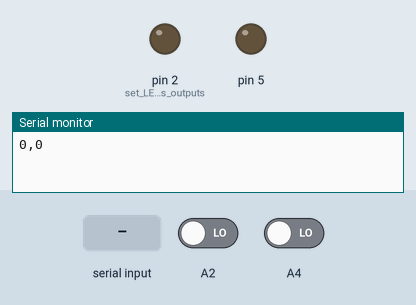
This sketch was run on a simulated Arduino Uno, built with avr-gcc and run on an emulated ATmega328P. Parts: output pins drawn as LEDs (lit = HIGH), the last lines printed to the serial monitor. The test bench sets the inputs (shaded band); at power-on: A2 LOW, A4 LOW.

Above: at 1.2 s.
1.3 s: "90,45\n" received over Serial
At 1.7 s:
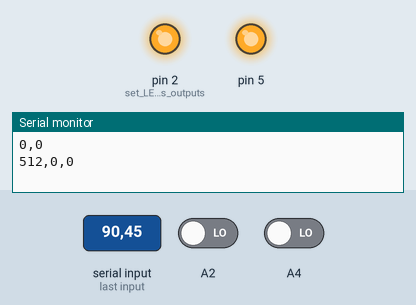
Timing chart, 0 to 4.3 s (numbered marks = the images above; inputs shaded):
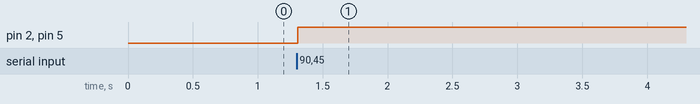

The sketch:

April_13.ino
```cpp
/*
Intro to IM
Arduino Assignment 4_Grow Your Plant
This is a game where you can push switches on the arduino to control the movement of the pot to catch raindrops or an insect.

If the flower catches raindrops, the flower will grow and the green light will turn on.
If the flower encounters an insect, the height of the flower will decrease and the red light will turn on.

THe brightness of the flower will be determined by the photosensor of the arduino board. The brighter light the sensor captures, the brighter the screen will be.

* If the height of the flower becomes negligible, you die!*
* If the height of the flower is over 200, you win!*

Written by Nakyeong Ahn
April 15, 2021
*/

int lose=0; //variable for lights
int gain=0;

void setup() {
  // put your setup code here, to run once:
  Serial.begin(9600);
  Serial.println("0,0");
  pinMode(2,OUTPUT); //set LED lights as outputs
  pinMode(5,OUTPUT);
}

void loop() {
  // put your main code here, to run repeatedly:
    while (Serial.available()) { //when there is something written in the port
    lose = Serial.parseInt();
    gain = Serial.parseInt();
    if (Serial.read() == '\n') { //read what's written
      digitalWrite(2, gain); //turn on or off LED lights based on the info read
      digitalWrite(5, lose);
      int sensor = analogRead(A1); //get values from sensors and switches
      delay(1);
      int left = digitalRead(A2);
      delay(1);
      int right = digitalRead(A4);
      delay(1);
      Serial.print(sensor); //write values from sensors on the port
      Serial.print(',');
      Serial.print(left);
      Serial.print(',');
      Serial.println(right);
    }
  }
}
```

Measured:
- after the input at 1.3 s, pin 2 (set_LED_lights_as_outputs), pin 5: LOW → HIGH at once
